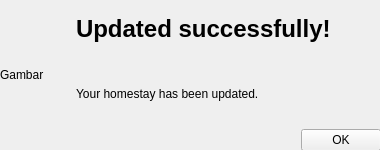
<?xml version="1.0" encoding="UTF-8"?>
<ui version="4.0">
 <class>PopupHomestayUpdate</class>
 <widget class="QWidget" name="PopupHomestayUpdate">
  <property name="geometry">
   <rect>
    <x>0</x>
    <y>0</y>
    <width>380</width>
    <height>150</height>
   </rect>
  </property>
  <property name="windowTitle">
   <string>Form</string>
  </property>
  <widget class="QWidget" name="horizontalLayoutWidget">
   <property name="geometry">
    <rect>
     <x>0</x>
     <y>0</y>
     <width>381</width>
     <height>151</height>
    </rect>
   </property>
   <layout class="QHBoxLayout" name="horizontalLayout">
    <item>
     <widget class="QLabel" name="picLbl">
      <property name="sizePolicy">
       <sizepolicy hsizetype="Fixed" vsizetype="Preferred">
        <horstretch>0</horstretch>
        <verstretch>0</verstretch>
       </sizepolicy>
      </property>
      <property name="minimumSize">
       <size>
        <width>70</width>
        <height>70</height>
       </size>
      </property>
      <property name="maximumSize">
       <size>
        <width>70</width>
        <height>70</height>
       </size>
      </property>
      <property name="text">
       <string>Gambar</string>
      </property>
      <property name="scaledContents">
       <bool>true</bool>
      </property>
     </widget>
    </item>
    <item>
     <layout class="QVBoxLayout" name="verticalLayout">
      <item>
       <widget class="QLabel" name="label_2">
        <property name="font">
         <font>
          <weight>75</weight>
          <bold>true</bold>
         </font>
        </property>
        <property name="text">
         <string>&lt;html&gt;&lt;head/&gt;&lt;body&gt;&lt;p&gt;&lt;span style=&quot; font-size:18pt; font-weight:600;&quot;&gt;Updated successfully!&lt;/span&gt;&lt;/p&gt;&lt;/body&gt;&lt;/html&gt;</string>
        </property>
       </widget>
      </item>
      <item>
       <widget class="QLabel" name="label_3">
        <property name="text">
         <string>&lt;html&gt;&lt;head/&gt;&lt;body&gt;&lt;p align=&quot;justify&quot;&gt;Your homestay has been updated.&lt;/p&gt;&lt;/body&gt;&lt;/html&gt;</string>
        </property>
        <property name="wordWrap">
         <bool>true</bool>
        </property>
       </widget>
      </item>
      <item>
       <layout class="QHBoxLayout" name="horizontalLayout_3">
        <item>
         <spacer name="horizontalSpacer">
          <property name="orientation">
           <enum>Qt::Horizontal</enum>
          </property>
          <property name="sizeHint" stdset="0">
           <size>
            <width>40</width>
            <height>20</height>
           </size>
          </property>
         </spacer>
        </item>
        <item>
         <widget class="QPushButton" name="buttonOK">
          <property name="text">
           <string>OK</string>
          </property>
         </widget>
        </item>
       </layout>
      </item>
     </layout>
    </item>
   </layout>
  </widget>
 </widget>
 <resources/>
 <connections/>
</ui>
